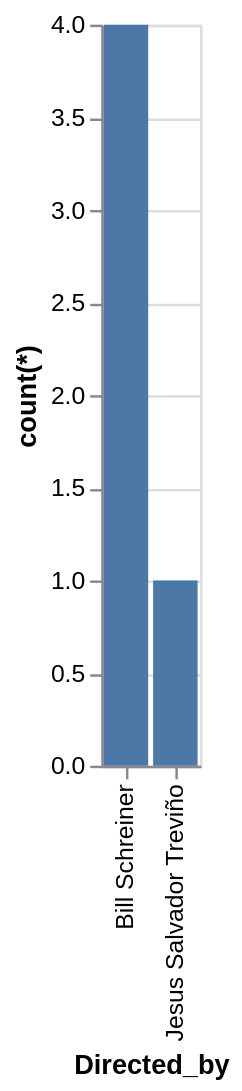

The specification (Vega-Lite) saved for this image:
### Vega-Lite specification from a JSON file in a GitHub repository (floating-point values rounded to 4 significant figures)
{"data": {"values": [{"x_data": "Bill Schreiner", "y_data": 4}, {"x_data": "Jesus Salvador Treviño", "y_data": 1}]}, "mark": "bar", "encoding": {"x": {"field": "x_data", "type": "nominal", "title": "Directed_by", "sort": "ascending"}, "y": {"field": "y_data", "type": "quantitative", "title": "count(*)"}}}
